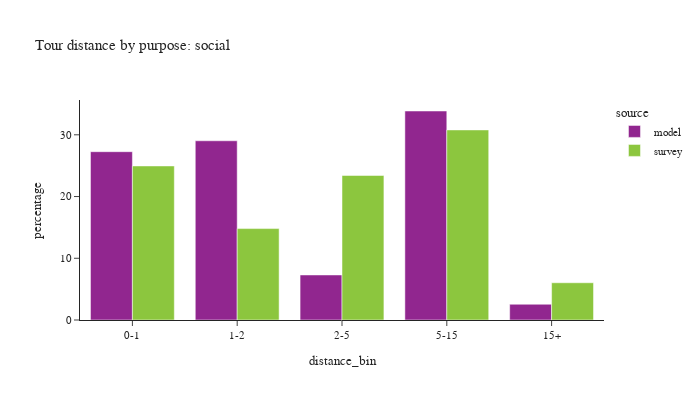

The notebook cell this image was saved under:
### Code cell
plot_bins(tour, tour['pdpurp'] == 7, 'social')

### Figure 1 — Plotly figure (JSON) as saved in the notebook; plotly's stock layout.template omitted (floating-point values rounded to 4 significant figures)
{"data": [{"alignmentgroup": "True", "customdata": [[39182], [41724], [10485], [48656], [3668]], "hovertemplate": "source=model<br>distance_bin=%{x}<br>percentage=%{y}<br>sample count=%{customdata[0]}<extra></extra>", "legendgroup": "model", "marker": {"color": "#91268F", "pattern": {"shape": ""}}, "name": "model", "offsetgroup": "model", "orientation": "v", "showlegend": true, "textposition": "auto", "type": "bar", "x": ["0-1", "1-2", "2-5", "5-15", "15+"], "xaxis": "x", "y": [27.26, 29.03, 7.296, 33.86, 2.552], "yaxis": "y"}, {"alignmentgroup": "True", "customdata": [[1016], [546], [661], [580], [199]], "hovertemplate": "source=survey<br>distance_bin=%{x}<br>percentage=%{y}<br>sample count=%{customdata[0]}<extra></extra>", "legendgroup": "survey", "marker": {"color": "#8CC63E", "pattern": {"shape": ""}}, "name": "survey", "offsetgroup": "survey", "orientation": "v", "showlegend": true, "textposition": "auto", "type": "bar", "x": ["0-1", "1-2", "2-5", "5-15", "15+"], "xaxis": "x", "y": [24.96, 14.81, 23.41, 30.79, 6.035], "yaxis": "y"}], "layout": {"barmode": "group", "font": {"size": 11}, "height": 400, "legend": {"title": {"text": "source"}, "tracegroupgap": 0}, "title": {"text": "Tour distance by purpose: social"}, "width": 700, "xaxis": {"anchor": "y", "domain": [0.0, 1.0], "title": {"text": "distance_bin"}}, "yaxis": {"anchor": "x", "domain": [0.0, 1.0], "title": {"text": "percentage"}}}}
